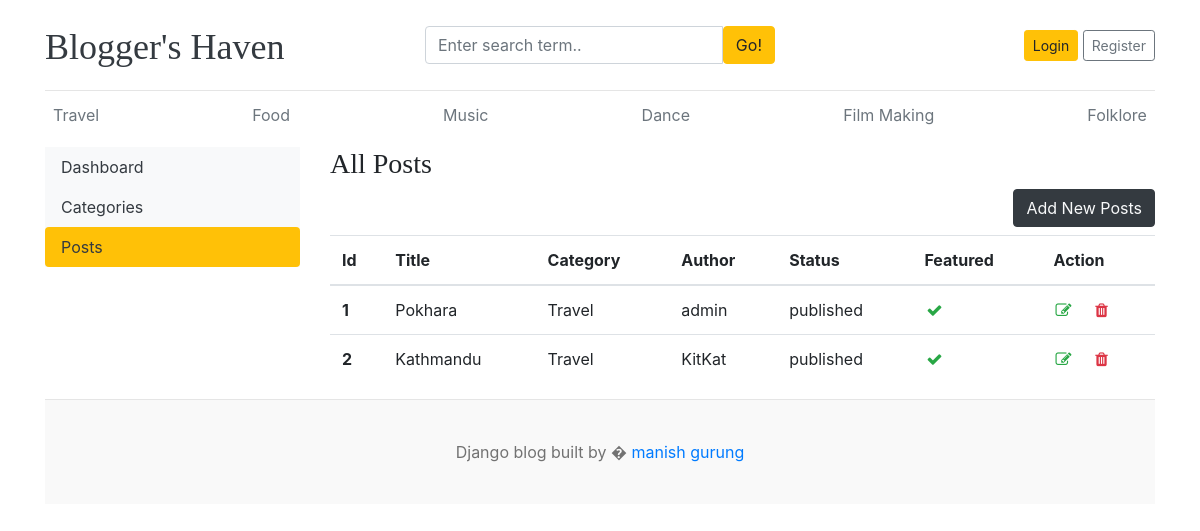
The app's page /dashboard/posts/ with its own data.
### blogs/models.py (models this page shows, shortened)
class Category(models.Model):
    Category_name = models.CharField(max_length=50, unique=True)
    created_at = models.DateTimeField(auto_now_add=True)
    updated_at = models.DateTimeField(auto_now=True)
    class Meta:
        verbose_name_plural = 'Categories'
    def __str__(self):
        return self.Category_name

class Blogs(models.Model):
    title = models.CharField(max_length=100, unique=True)
    slug = models.SlugField(unique=True, blank=True)
    category = models.ForeignKey(Category, on_delete=models.CASCADE)
    author = models.ForeignKey(User, on_delete=models.CASCADE)
    blog_image = models.ImageField(upload_to='upload/%y/%m/%d')
    short_description = models.TextField(max_length=2000)
    blog_body = models.TextField(max_length=3000)
    status = models.CharField(max_length=100,choices=STATUS_CHOICE, default='draft')
    is_featured = models.BooleanField(default=False)
    created_at = models.DateTimeField(auto_now_add=True)
    updated_at = models.DateTimeField(auto_now=True)
    class Meta:
        verbose_name_plural = 'Blogs'

### dashboard/views.py (the view)
# urls.py: path('posts/', views.posts, name='posts'),
def posts(request):
    posts = Blogs.objects.all()
    context = {
        'posts':posts
    }
    return render(request, 'dashboard/posts.html',context)

### blogs/context_processors.py (called while the page is built)
def get_categories(request):
    categories= Category.objects.all()
    return dict(categories=categories)

### templates/dashboard/posts.html
{% extends 'base.html' %}
{% block content %}
<div class="row">
    {% include './leftsidebar.html' %}
    <div class="col-md-9">
        <h3>All Posts</h3>
        <a href="{% url 'add_posts' %}" class="btn btn-dark text-light float-right mb-2">Add New Posts</a>
        <table class="table table-hover">
        <thead>
            <tr>
            <th>Id</th>
            <th>Title</th>
            <th>Category</th>
            <th>Author</th>
            <th>Status</th>
            <th>Featured</th>
            <th>Action</th>
            </tr>
        </thead>
        <tbody>
        {% for post in posts %}
            <tr>
            <th>{{ forloop.counter }}</th>
            <td>{{ post.title }}</td>
            <td>{{ post.category }}</td>
            <td>{{ post.author }}</td>
            <td>{{ post.status }}</td>
            <td>{% if post.is_featured %} <i class="fa fa-check text-success"></i> {% else %} <i class="fa fa-times text-success text-danger"></i> {% endif %}</td>
            <td>
                <a href="{% url 'edit_posts' post.id %}"><i class="fa fa-edit text-success"></i></a> &nbsp;&nbsp;
                <a href="{% url 'delete_posts' post.id %}"><i class="fa fa-trash text-danger"></i></a>
            </td>
            </tr>
        {% endfor %}
        </tbody>
        </table>
    </div>
</div>
{% endblock %}

### templates/header.html (shortened to what this page needs)
{% load static %}
<!DOCTYPE html>
<html lang="en">
<head>
    <link href="https://getbootstrap.com/docs/4.0/dist/css/bootstrap.min.css" rel="stylesheet">
    <link href="{% static 'css/blog.css' %}" rel="stylesheet">
    <link rel="stylesheet" href="https://cdnjs.cloudflare.com/ajax/libs/font-awesome/7.0.0/css/fontawesome.min.css" />
    <link rel="stylesheet" href="https://cdnjs.cloudflare.com/ajax/libs/font-awesome/4.7.0/css/font-awesome.min.css">
  </head>
<body>
    <div class="container">
      <header class="blog-header py-3">
        <div class="row flex-nowrap justify-content-between align-items-center">
          <div class="col-lg-4 pt-1">
            <a class="blog-header-logo text-dark" href="/">Blogger's Haven</a>
          </div>
          <div class="col-4">
            <form action="{% url 'search' %}" method="get">
              <div class="input-group">
                <input class="form-control" name="keyword" type="text" placeholder="Enter search term.." aria-label="Enter search term.."aria-describedby="button-search" />
                <button type="submit" class="btn btn-warning" id="button-search" type="button">Go!</button>
              </div>
            </form>
          </div>
          <div class="col-4 d-flex justify-content-end align-items-center">
            {% if not user.is_authenticated %}
            <a class="btn btn-sm btn-warning" href="{% url 'login' %}">Login</a> &nbsp;
            <a class="btn btn-sm btn-outline-secondary" href="{% url 'register' %}">Register</a>
              {% else %}
                <span><a href="{% url 'dashboard' %}" class="btn btn-warning">Dashboard</a></span> &nbsp;
                <span><a href="{% url 'logout' %}">Logout</a></span>
            {% endif %}
          </div>
        </div>
      </header>
      <div class="nav-scroller py-1 mb-2">
        <nav class="nav d-flex justify-content-between">
          {% for cat in categories %}
          <a class="p-2 text-muted" href="{% url 'posts_by_category' cat.id %}">{{ cat.Category_name }}</a>
          {% endfor %}
        </nav>
      </div>

### static/css/blog.css (style rules this page uses)
.blog-header { border-bottom: 1px solid #e5e5e5; }
.blog-header-logo { font-family: "Playfair Display", Georgia, "Times New Roman", serif; font-size: 2.25rem; }
h1, h2, h3, h4, h5, h6 { font-family: "Playfair Display", Georgia, "Times New Roman", serif; }

### records on screen
Category: Category_name "Travel"
Category: Category_name "Food"
Category: Category_name "Music"
Category: Category_name "Dance"
Category: Category_name "Film Making"
Category: Category_name "Folklore"
Blogs: title "Pokhara", category "Travel", author "admin", status "published", is_featured True (drawn)
Blogs: title "Kathmandu", category "Travel", author "KitKat", status "published", is_featured True (drawn)
